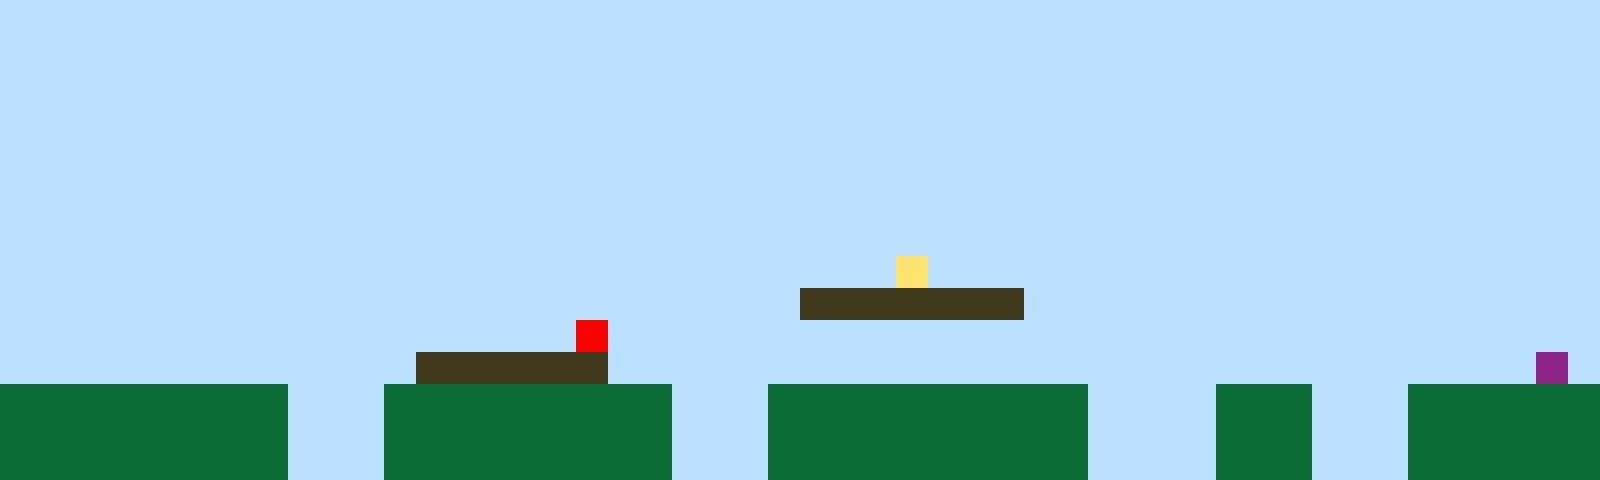

Tiled map render using the project's own tile images. Description and the whole map definition, tile-layer contents included, below:
An orthogonal 50x15 tile map with 32x32 px tiles, 1 tile layer (Tile Layer 1).

<map version="1.10" tiledversion="1.11.2" orientation="orthogonal" renderorder="right-up" width="50" height="15" tilewidth="32" tileheight="32" infinite="0" nextlayerid="2" nextobjectid="1"><editorsettings><export target="map1.csv" format="csv" /></editorsettings><tileset firstgid="1" name="sprites" tilewidth="32" tileheight="32" tilecount="6" columns="3"><image source="sprites.png" width="96" height="64" /></tileset><layer id="1" name="Tile Layer 1" width="50" height="15"><data encoding="csv">1,1,1,1,1,1,1,1,1,1,1,1,1,1,1,1,1,1,1,1,1,1,1,1,1,1,1,1,1,1,1,1,1,1,1,1,1,1,1,1,1,1,1,1,1,1,1,1,1,1,1,1,1,1,1,1,1,1,1,1,1,1,1,1,1,1,1,1,1,1,1,1,1,1,1,1,1,1,1,1,1,1,1,1,1,1,1,1,1,1,1,1,1,1,1,1,1,1,1,1,1,1,1,1,1,1,1,1,1,1,1,1,1,1,1,1,1,1,1,1,1,1,1,1,1,1,1,1,1,1,1,1,1,1,1,1,1,1,1,1,1,1,1,1,1,1,1,1,1,1,1,1,1,1,1,1,1,1,1,1,1,1,1,1,1,1,1,1,1,1,1,1,1,1,1,1,1,1,1,1,1,1,1,1,1,1,1,1,1,1,1,1,1,1,1,1,1,1,1,1,1,1,1,1,1,1,1,1,1,1,1,1,1,1,1,1,1,1,1,1,1,1,1,1,1,1,1,1,1,1,1,1,1,1,1,1,1,1,1,1,1,1,1,1,1,1,1,1,1,1,1,1,1,1,1,1,1,1,1,1,1,1,1,1,1,1,1,1,1,1,1,1,1,1,1,1,1,1,1,1,1,1,1,1,1,1,1,1,1,1,1,1,1,1,1,1,1,1,1,1,1,1,1,1,1,1,1,1,1,1,1,1,1,1,1,1,1,1,1,1,1,1,1,1,1,1,1,1,1,1,1,1,1,1,1,1,1,1,1,1,1,1,1,1,1,1,1,1,1,1,1,1,1,1,1,1,1,1,1,1,1,1,1,1,1,1,1,1,1,1,1,1,1,1,1,1,1,1,1,1,1,1,1,1,1,1,1,1,1,1,1,1,1,1,1,1,1,1,1,1,1,1,1,1,1,1,1,1,1,1,1,1,1,1,1,1,1,1,1,1,1,1,1,1,1,1,1,1,4,1,1,1,1,1,1,1,1,1,1,1,1,1,1,1,1,1,1,1,1,1,1,1,1,1,1,1,1,1,1,1,1,1,1,1,1,1,1,1,1,1,1,1,1,1,1,3,3,3,3,3,3,3,1,1,1,1,1,1,1,1,1,1,1,1,1,1,1,1,1,1,1,1,1,1,1,1,1,1,1,1,1,1,1,1,1,1,1,1,5,1,1,1,1,1,1,1,1,1,1,1,1,1,1,1,1,1,1,1,1,1,1,1,1,1,1,1,1,1,1,1,1,1,1,1,1,1,1,1,1,1,1,1,1,3,3,3,3,3,3,1,1,1,1,1,1,1,1,1,1,1,1,1,1,1,1,1,1,1,1,1,1,1,1,1,1,1,1,1,6,1,2,2,2,2,2,2,2,2,2,1,1,1,2,2,2,2,2,2,2,2,2,1,1,1,2,2,2,2,2,2,2,2,2,2,1,1,1,1,2,2,2,1,1,1,2,2,2,2,2,2,2,2,2,2,2,2,2,2,2,1,1,1,2,2,2,2,2,2,2,2,2,1,1,1,2,2,2,2,2,2,2,2,2,2,1,1,1,1,2,2,2,1,1,1,2,2,2,2,2,2,2,2,2,2,2,2,2,2,2,1,1,1,2,2,2,2,2,2,2,2,2,1,1,1,2,2,2,2,2,2,2,2,2,2,1,1,1,1,2,2,2,1,1,1,2,2,2,2,2,2</data></layer></map>
